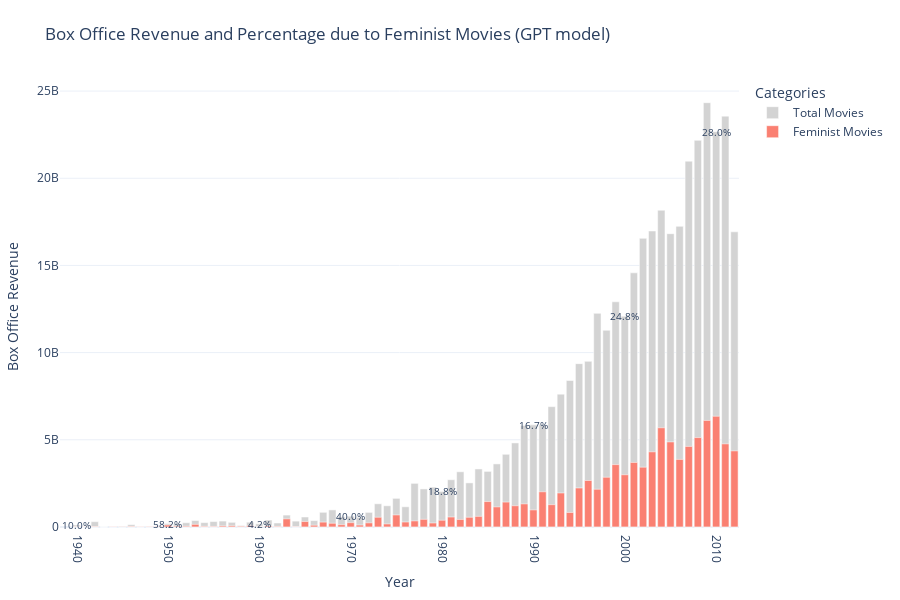

Source (notebook cell):
### Code cell
import plotly.graph_objects as go
import pandas as pd

fig = go.Figure()

fig.add_trace(go.Bar(
    x=gpt_revenue_year.index, 
    y=gpt_revenue_year['box_office_total'], 
    name='Total Movies',
    marker_color='lightgray'
))

fig.add_trace(go.Bar(
    x=gpt_revenue_year.index, 
    y=gpt_revenue_year['box_office_fem'], 
    name='Feminist Movies',
    marker_color='salmon'
))

for year, row in gpt_revenue_year.iterrows():
    if int(year) % 10 == 0: 
        fig.add_annotation(
            x=year,
            y=row['box_office_total'],
            text=f"{row['ratio']:.1f}%",
            showarrow=False,
            font=dict(size=10),
            align="center"
        )

# Ajuster le layout
fig.update_layout(
    title='Box Office Revenue and Percentage due to Feminist Movies (GPT model)',
    xaxis_title='Year',
    yaxis_title='Box Office Revenue',
    barmode='overlay',
    legend_title='Categories',
    template='plotly_white',
    xaxis=dict(tickangle=90),
    margin=dict(l=40, r=40, t=80, b=40),
    height=600
)

fig.write_html("box_office_revenue_gpt.html")

fig.show()
